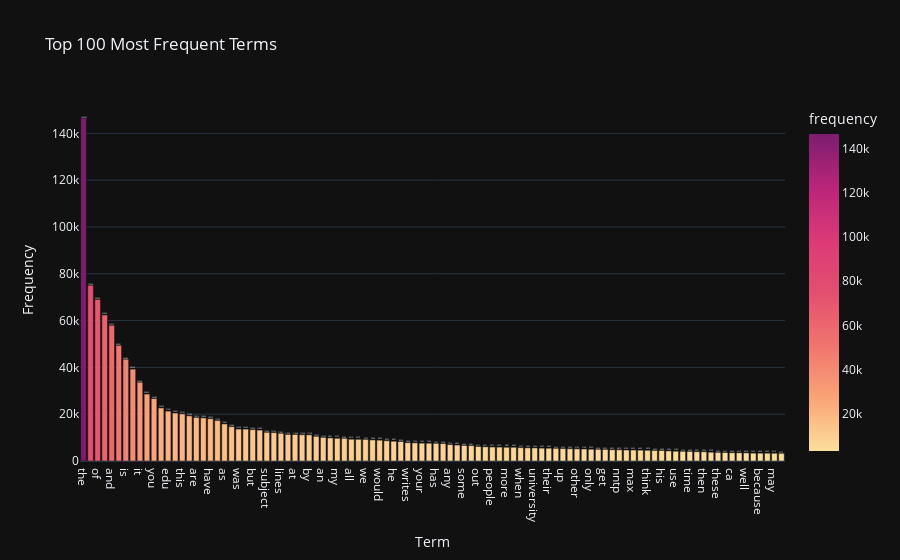

The cell this chart's notebook holds for it:
### Markdown cell above
### >>> **Exercise 13 (take home):** 
The chart above only contains 300 vocabulary in the documents, and it's already computationally intensive to both compute and visualize. Can you efficiently reduce the number of terms you want to visualize as an exercise.

### Code cell
# Answer here

import numpy as np
import pandas as pd
import plotly.express as px

# Step 1: 計算詞頻
term_freq = np.asarray(X_counts.sum(axis=0)).ravel()
vocab = count_vect.get_feature_names_out()

freq_df = pd.DataFrame({
    'term': vocab,
    'frequency': term_freq
})

# Step 2: 取出前 N 個最高頻詞
N = 100   # 可以自由改成 50、200 等
top_terms = freq_df.sort_values(by='frequency', ascending=False).head(N)

# Step 3: 用 Plotly 畫互動圖
fig = px.bar(
    top_terms,
    x='term',
    y='frequency',
    title=f'Top {N} Most Frequent Terms',
    color='frequency',
    text='frequency',
    color_continuous_scale='sunsetdark'
)

fig.update_layout(
    xaxis_title='Term',
    yaxis_title='Frequency',
    template='plotly_dark',
    font=dict(size=12)
)
fig.show()

### Figure 1 — Plotly figure (JSON) as saved in the notebook; plotly's stock layout.template omitted (floating-point values rounded to 4 significant figures)
{"data": [{"hovertemplate": "term=%{x}<br>frequency=%{marker.color}<extra></extra>", "legendgroup": "", "marker": {"color": [146532, 75064, 69034, 62406, 57957, 49401, 43480, 39264, 33638, 28600, 26682, 22670, 21321, 20491, 20121, 19285, 18616, 18424, 18074, 17325, 15832, 14686, 13658, 13642, 13428, 13209, 12264, 12133, 11835, 11355, 11328, 11233, 11169, 10531, 10107, 9861, 9703, 9689, 9310, 9279, 9227, 9008, 8905, 8674, 8441, 8336, 7844, 7754, 7632, 7594, 7531, 7438, 7016, 6822, 6645, 6581, 6217, 6071, 5975, 5953, 5881, 5865, 5701, 5602, 5586, 5507, 5469, 5412, 5322, 5245, 5182, 5128, 5029, 4996, 4952, 4816, 4814, 4700, 4690, 4634, 4578, 4522, 4508, 4306, 4183, 4135, 4093, 3971, 3959, 3758, 3681, 3631, 3544, 3510, 3478, 3360, 3350, 3340, 3310, 3279], "coloraxis": "coloraxis", "pattern": {"shape": ""}}, "name": "", "orientation": "v", "showlegend": false, "text": [146500.0, 75060.0, 69030.0, 62410.0, 57960.0, 49400.0, 43480.0, 39260.0, 33640.0, 28600.0, 26680.0, 22670.0, 21320.0, 20490.0, 20120.0, 19280.0, 18620.0, 18420.0, 18070.0, 17320.0, 15830.0, 14690.0, 13660.0, 13640.0, 13430.0, 13210.0, 12260.0, 12130.0, 11840.0, 11360.0, 11330.0, 11230.0, 11170.0, 10530.0, 10110.0, 9861.0, 9703.0, 9689.0, 9310.0, 9279.0, 9227.0, 9008.0, 8905.0, 8674.0, 8441.0, 8336.0, 7844.0, 7754.0, 7632.0, 7594.0, 7531.0, 7438.0, 7016.0, 6822.0, 6645.0, 6581.0, 6217.0, 6071.0, 5975.0, 5953.0, 5881.0, 5865.0, 5701.0, 5602.0, 5586.0, 5507.0, 5469.0, 5412.0, 5322.0, 5245.0, 5182.0, 5128.0, 5029.0, 4996.0, 4952.0, 4816.0, 4814.0, 4700.0, 4690.0, 4634.0, 4578.0, 4522.0, 4508.0, 4306.0, 4183.0, 4135.0, 4093.0, 3971.0, 3959.0, 3758.0, 3681.0, 3631.0, 3544.0, 3510.0, 3478.0, 3360.0, 3350.0, 3340.0, 3310.0, 3279.0], "textposition": "auto", "type": "bar", "x": ["the", "to", "of", "ax", "and", "in", "is", "that", "it", "for", "you", "from", "edu", "on", "this", "be", "are", "not", "have", "with", "as", "or", "was", "if", "but", "they", "subject", "com", "lines", "can", "at", "organization", "by", "re", "an", "what", "my", "there", "all", "will", "we", "one", "would", "do", "he", "about", "writes", "so", "your", "no", "has", "article", "any", "me", "some", "who", "out", "which", "people", "don", "more", "like", "when", "just", "university", "posting", "their", "were", "up", "how", "other", "know", "only", "host", "get", "them", "nntp", "than", "max", "had", "think", "been", "his", "also", "use", "does", "time", "new", "then", "good", "these", "should", "ca", "could", "well", "us", "because", "am", "may", "even"], "xaxis": "x", "y": [146532, 75064, 69034, 62406, 57957, 49401, 43480, 39264, 33638, 28600, 26682, 22670, 21321, 20491, 20121, 19285, 18616, 18424, 18074, 17325, 15832, 14686, 13658, 13642, 13428, 13209, 12264, 12133, 11835, 11355, 11328, 11233, 11169, 10531, 10107, 9861, 9703, 9689, 9310, 9279, 9227, 9008, 8905, 8674, 8441, 8336, 7844, 7754, 7632, 7594, 7531, 7438, 7016, 6822, 6645, 6581, 6217, 6071, 5975, 5953, 5881, 5865, 5701, 5602, 5586, 5507, 5469, 5412, 5322, 5245, 5182, 5128, 5029, 4996, 4952, 4816, 4814, 4700, 4690, 4634, 4578, 4522, 4508, 4306, 4183, 4135, 4093, 3971, 3959, 3758, 3681, 3631, 3544, 3510, 3478, 3360, 3350, 3340, 3310, 3279], "yaxis": "y"}], "layout": {"barmode": "relative", "coloraxis": {"colorbar": {"title": {"text": "frequency"}}, "colorscale": [[0, "rgb(252, 222, 156)"], [0.1667, "rgb(250, 164, 118)"], [0.3333, "rgb(240, 116, 110)"], [0.5, "rgb(227, 79, 111)"], [0.6667, "rgb(220, 57, 119)"], [0.8333, "rgb(185, 37, 122)"], [1, "rgb(124, 29, 111)"]]}, "font": {"size": 12}, "legend": {"tracegroupgap": 0}, "title": {"text": "Top 100 Most Frequent Terms"}, "xaxis": {"anchor": "y", "domain": [0, 1], "title": {"text": "Term"}}, "yaxis": {"anchor": "x", "domain": [0, 1], "title": {"text": "Frequency"}}}}
